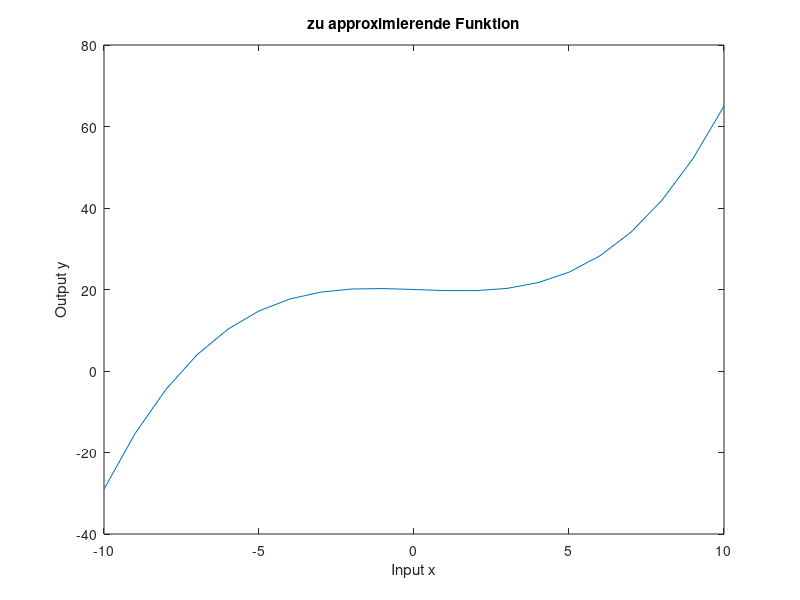

MATLAB code for this plot:
x=[-10:1:10];clf;
y_gen=.05*x'.^3-.02*x'.^2-.3*x'+20;
plot(x,y_gen);
xlabel('Input x');
ylabel('Output y');
title('zu approximierende Funktion'); 
trn=[x' y_gen];
save('trn_data.mat','trn');
